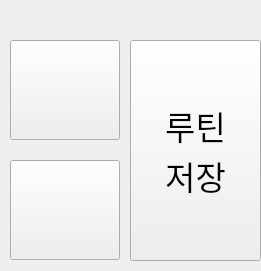
     <widget class="QFrame" name="frame_20">
      <property name="geometry">
       <rect>
        <x>510</x>
        <y>80</y>
        <width>261</width>
        <height>271</height>
       </rect>
      </property>
      <property name="frameShape">
       <enum>QFrame::NoFrame</enum>
      </property>
      <property name="frameShadow">
       <enum>QFrame::Raised</enum>
      </property>
      <widget class="QPushButton" name="addroutine_6">
       <property name="geometry">
        <rect>
         <x>10</x>
         <y>40</y>
         <width>110</width>
         <height>100</height>
        </rect>
       </property>
       <property name="text">
        <string/>
       </property>
       <property name="icon">
        <iconset resource="resources.qrc">
         <normaloff>:/icons/icons/plus.svg</normaloff>:/icons/icons/plus.svg</iconset>
       </property>
       <property name="iconSize">
        <size>
         <width>25</width>
         <height>25</height>
        </size>
       </property>
      </widget>
      <widget class="QPushButton" name="deleteroutine_6">
       <property name="geometry">
        <rect>
         <x>10</x>
         <y>160</y>
         <width>110</width>
         <height>100</height>
        </rect>
       </property>
       <property name="text">
        <string/>
       </property>
       <property name="icon">
        <iconset resource="resources.qrc">
         <normaloff>:/icons/icons/minus.svg</normaloff>:/icons/icons/minus.svg</iconset>
       </property>
      </widget>
      <widget class="QPushButton" name="saveroutinedb_6">
       <property name="geometry">
        <rect>
         <x>130</x>
         <y>40</y>
         <width>131</width>
         <height>221</height>
        </rect>
       </property>
       <property name="font">
        <font>
         <pointsize>25</pointsize>
        </font>
       </property>
       <property name="text">
        <string>루틴
저장</string>
       </property>
      </widget>
     </widget>
